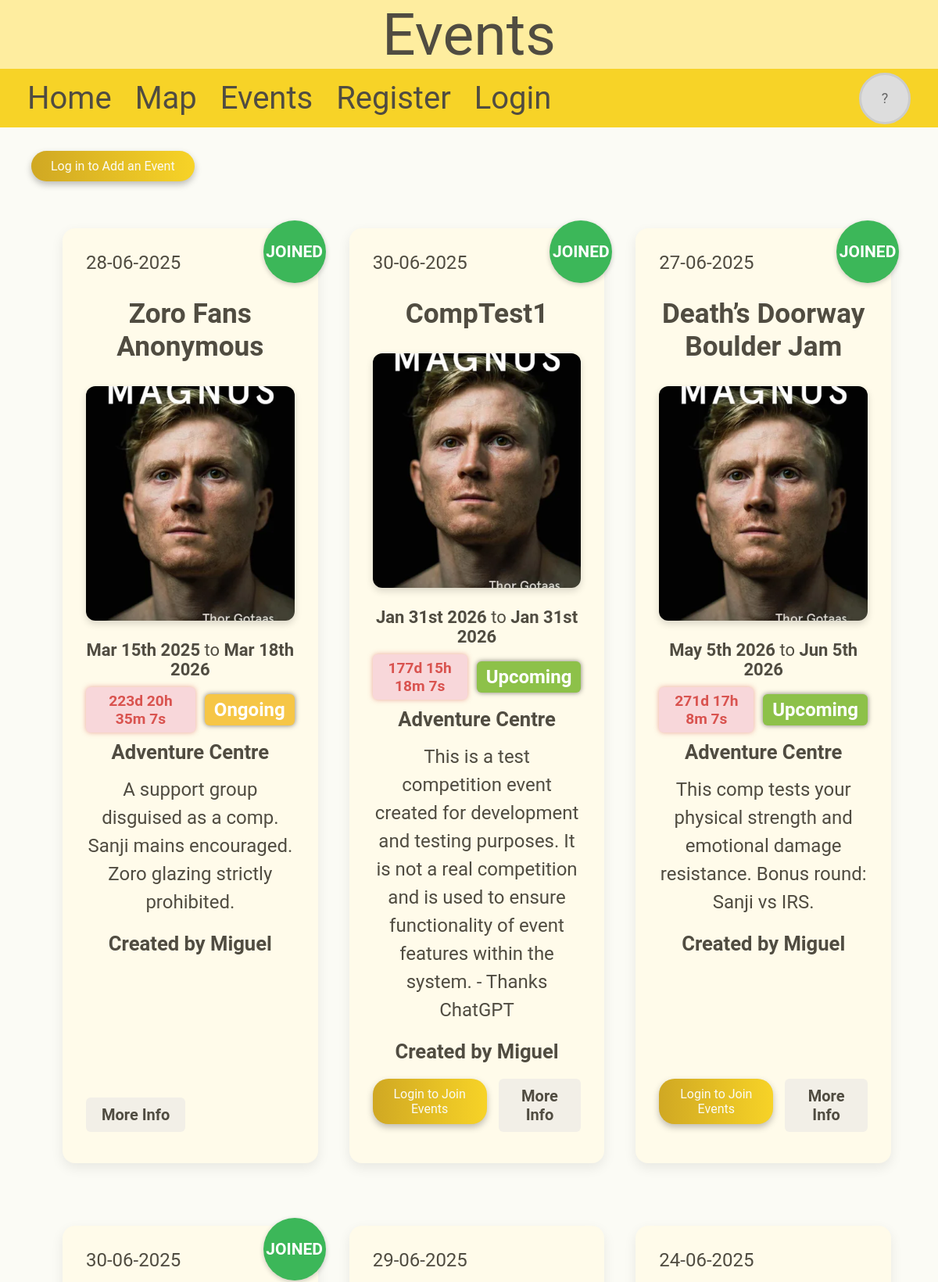
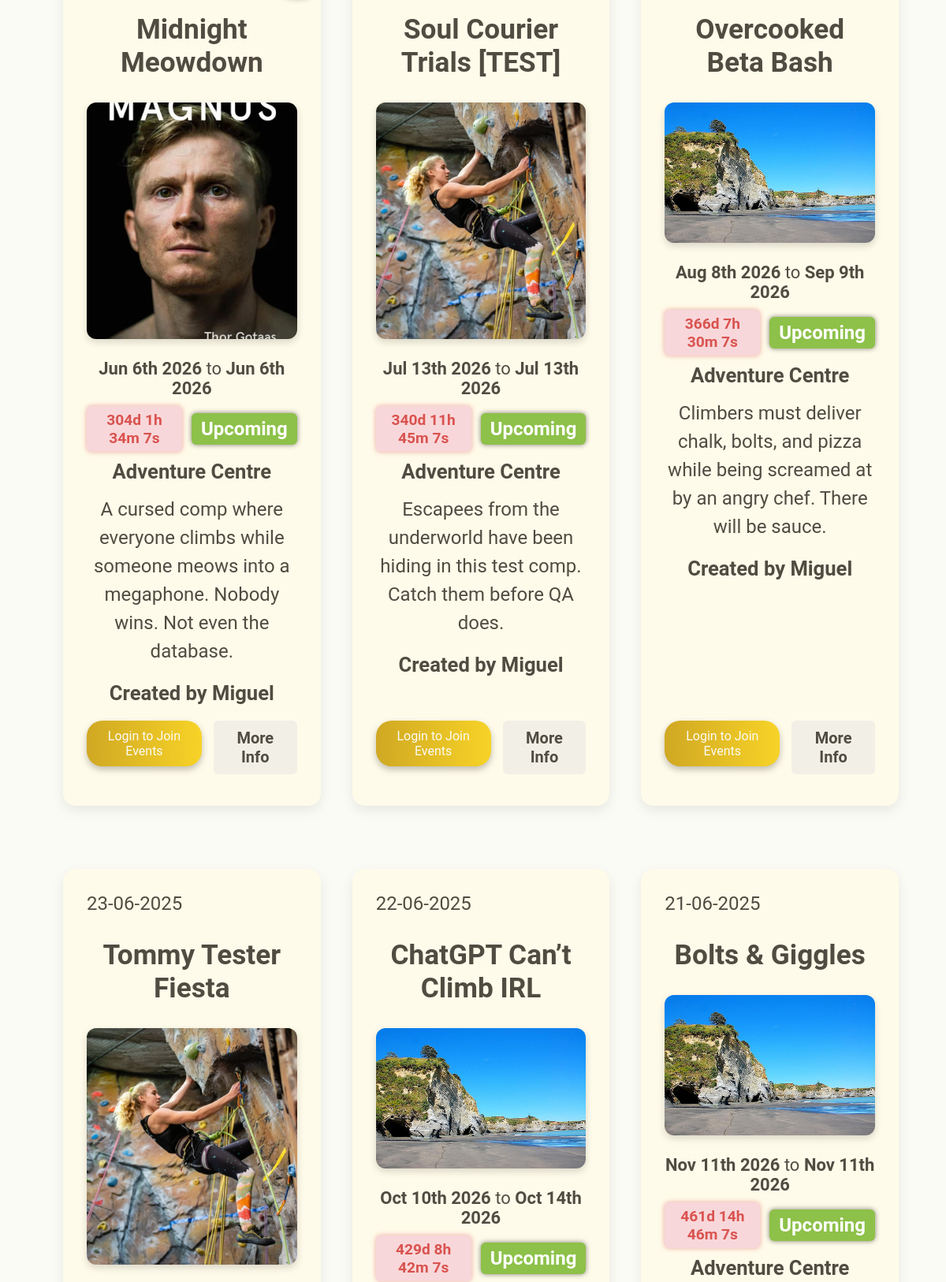
Screenshot of /events (signed in, upper part) with the database file from the repository (2 pictures, top to bottom).
### tables this page shows
CREATE TABLE Event (id INTEGER PRIMARY KEY NOT NULL, name TEXT NOT NULL, post_date TEXT NOT NULL, start_date TEXT NOT NULL, end_date TEXT, description TEXT NOT NULL, full_description TEXT, location TEXT NOT NULL, account_id INTEGER REFERENCES Account (id) NOT NULL, start_time TEXT NOT NULL, end_time TEXT, image TEXT, pending INTEGER (1));

CREATE TABLE Account (id INTEGER PRIMARY KEY NOT NULL, username TEXT (20) NOT NULL UNIQUE, display_name TEXT, password TEXT NOT NULL, profile_picture TEXT, permission_level INTEGER, date TEXT);

### app.py (the view)
@app.route("/events", methods=["GET", "POST"])
def events():
    events = get_events(0)
    return render_template("events.html", header="Events", events=events)

### app.py (called while the page is built)
@app.context_processor
def inject_user():
    return {
        "user_id": session.get("user_id"),
        "username": session.get("username"),
        "profile_picture": session.get("profile_picture"),
        "permission_level": session.get("permission_level"),
        "display_name": session.get("display_name"),
        "date": session.get("date"),
    }

def parse_datetime(date, time):
    day, month, year = map(int, date.split("-")) # Separates day time and month
    hour, minute = map(int, time[:-2].split(":")) # Separates hours and minutes, ignoring the meridian for now
    ampm = time[-2:]
    if ampm == "pm" and hour != 12: # Add 12 hours if its pm and not 12pm
        hour += 12
    if ampm == "am" and hour == 12: # If it's midnight
        hour = 0
    return datetime(year, month, day, hour, minute) # Converts into a python datetime

def event_status(event):
    now = datetime.now() # Gets current time
    start = parse_datetime(event["start_date"], event["start_time"])
    end = parse_datetime(event["end_date"], event["end_time"])
    if start <= now <= end: # If the event has started but not ended
        if (event["joined"]):
            return 0 # Ongoing joined
        else:
            return 1 # Ongoing not joined
    elif now < start:
        if (event["joined"]):
            return 2 # Upcoming joined
        else:
            return 3 # Upcoming not joined
    else:
        return 4 # Concluded

def sort_events(event):
    status = event_status(event)
    if status <= 1 or status == 4: # Ongoing or concluded events are sorted by when they will/have ended
        sort_time = parse_datetime(event["end_date"], event["end_time"])
    else: # Upcoming events are sorted by when they start
        sort_time = parse_datetime(event["start_date"], event["start_time"])
    print(f"Event: {event['name']} | Status: {status} | Sort Time: {sort_time}")
    return(status, sort_time.timestamp())

### templates/events.html (shortened to what this page needs)
{% extends 'layout.html' %}
{% block content %}
    {% if username %}
        <div style="display: flex; justify-content: flex-end; margin-right: 50px;">
            <button class="button" onclick="location.href='/events/add-event'"
            style="font-size: 30px; justify-content: center;  margin-top: 30px; ">
                + Add Event
            </button>
        </div>
    {% else %}
        <button class="button" onclick="location.href='/login'">Log in to Add an Event</button>
    {% endif %}
    <div class="event-grid">
        {% for event in events %}
            <div class="event">
                {% if event["joined"] %}
                    <p class="joined-sticker">Joined</p>
                {% endif %}
                <div class="event-top-info">
                    <div>{{ event["post_date"] }}</div>
                </div>
                <h4>{{ event["name"] }}</h4>
                <div class="event-body">
                    <img src="{{ event['image'] }}" alt="Event image">
                    <div class="event-info">
                        <p style="font-size: 22px; margin-top: 10px;"><strong class="date">{{ event["start_date"] }}</strong> to
                            <strong class="date">{{ event["end_date"] }}</strong></p>
                        <div style="display: flex; gap: 12px; justify-content: center; margin-top: 10px;">
                            <div class="countdown" id="countdown-{{ event['id'] }}">Loading...</div>
                            <div class="event-status" id="event-status-{{ event['id'] }}">Loading...</div>
                        </div>
                        <p style="margin-top: 10px;"><strong>{{ event["location"] }}</strong></p>
                        <p class="description" >{{ event["description"] | replace('\n', '<br>') | safe }}</p>
                        <div style="margin: 20px auto; font-weight: 600;">Created by {{ event["display_name"] }}</div>
                        <div class="event-buttons" style="margin-top: auto;">
                            <form class="event-action-form" method="POST" data-event-id="{{ event['id'] }}">
                                <div class="button-row" style="justify-content: space-between;">
                                    <div class="join-leave-wrapper" id="join-leave-{{ event['id'] }}">
                                        {% if username %}
                                            {% if not event["joined"] %}
                                                <button type="submit" name="action" value="join" class="join-button">Join</button>
                                            {% else %}
                                                <button type="submit" name="action" value="leave" class="leave-button">Leave</button>
                                            {% endif %}
                                        {% else %}
                                            <button type="submit" name="action" value="login" class="button">Login to Join Events</button>
                                        {% endif %}
                                    </div>
                                    <a class="more-info-button" href="/events/{{ event['slug'] }}?id={{ event['id'] }}"
                                    style="margin-top: 0;">More Info</a>
                                </div>
                            </form>
                        </div>
                    </div>
                </div>
            </div>
        {% endfor %}
    </div>
{% endblock %}

### static/css/style.css (style rules this page uses)
:root { --color-cream: #FBFBF5; --color-sunshine: #FEED9F; --color-gold: #F7D327; --color-mustard: #D0A823; --color-charcoal: #504C41; --color-papyrus: #FFFBEA; }
* { font-family: "roboto"; color: var(--color-charcoal); }
body { margin: 0; font-size: 30px; background-color: var(--color-cream); display: flex; flex-direction: column; min-height: 100vh; }
h4 { font-size: 2rem; font-weight: 600; color: var(--color-charcoal); margin-bottom: 10px; }
p { margin: 0; }
form { max-width: 600px; margin: 0 auto; text-align: left; }
form button.button, .popup-inner .button, .btn { margin-top: 0; margin-bottom: 15px; }
.button, label.button { background-image: linear-gradient(to right, var(--color-mustard), var(--color-gold)); border-radius: 20px; border: none; box-shadow: 0 4px 8px rgba(0, 0, 0, 0.25); color: #FBFBF5; font-size: 1rem; text-transform: none; font-weight: normal; text-align: center; cursor: pointer; padding: 10px 25px; transition: transform 0.2s ease, opacity 0.2s ease, box-shadow 0.2s ease; margin-top: 30px; }
img { display: block; width: 100%; max-height: 300px; border-radius: 20px; object-fit: contain; transition: transform 0.3s ease; margin: 0 auto; }
.button-row { display: flex; justify-content: center; gap: 15px; margin: 0 auto; }
.event-grid { display: flex; flex-wrap: wrap; gap: 40px; justify-content: center; padding: 40px; }
.event { position: relative; flex: 1 1 calc(33.333% - 80px); box-sizing: border-box; background-color: var(--color-papyrus); border-radius: 16px; padding: 30px; margin: 20px auto; box-shadow: 0 6px 16px rgba(0, 0, 0, 0.08); max-width: 400px; display: flex; flex-direction: column; gap: 20px; }
.event h4 { font-size: 2.2rem; margin: 10px 0; font-weight: 700; text-align: center; }
.event-top-info { display: flex; justify-content: space-between; flex-wrap: wrap; font-size: 1.5rem; color: #555; }
.event img { max-width: 300px; max-height: 300px; object-fit: cover; border-radius: 12px; box-shadow: 0 4px 10px rgba(0, 0, 0, 0.15); }
.event-body { display: flex; flex-direction: column; gap: 15px; align-items: center; height: 100%; }
.event-info { text-align: center; font-size: 1.6rem; color: var(--color-charcoal); max-width: 600px; display: flex; flex-direction: column; height: 100%; }
.event-info .description { font-size: 1.5rem; line-height: 1.5; margin-top: 15px; }
.countdown { font-weight: 600; font-size: 1.2rem; color: #D9534F; background-color: #F8D7DA; animation: pulse 1s infinite; padding: 6px 12px; border-radius: 6px; user-select: none; box-shadow: 0 0 6px rgba(217, 83, 79, 0.5); align-self: center; }
.event-status { display: flex; align-items: center; align-self: center; font-weight: 600; font-size: 1.5rem; color: white; padding: 6px 12px; border-radius: 6px; box-shadow: 0 0 6px rgba(0, 0, 0, 0.5); }
.more-info-button { display: inline-block; padding: 10px 20px; background-color: #f2efe7; text-decoration: none; border: none; border-radius: 6px; text-align: center; font-size: 16px; cursor: pointer; transition: background-color 0.2s ease; font-weight: 600; font-size: 20px; align-self: center; margin-top: 10px; margin-bottom: 10px; }
.joined-sticker { display: flex; border-radius: 50px; width: 80px; height: 80px; background-color: rgba(60, 183, 89, 1); color: white; font-size: 21px; justify-content: center; align-items: center; align-self: center; font-weight: 600; position: absolute; top: -10px; right: -10px; z-index: 10; box-shadow: 0 2px 6px rgba(0, 0, 0, 0.2); text-transform: uppercase; }

### rows the page displays
Event: shows "JOINED", post_date "28-06-2025", name "Zoro Fans Anonymous", image (picture), location "Adventure Centre", description "A support group disguised as a comp. Sanji mains encouraged. Zoro glazing strictly prohibited.", display_name "Miguel"
Event: shows "JOINED", post_date "30-06-2025", name "CompTest1", image (picture), location "Adventure Centre", description "This is a test competition event created for development and testing purposes. It is not a real competition and is used to ensure functionality of event features within the system. - Thanks ChatGPT", display_name "Miguel", shows "Login to Join Events"
Event: shows "JOINED", post_date "27-06-2025", name "Death’s Doorway Boulder Jam", image (picture), location "Adventure Centre", description "This comp tests your physical strength and emotional damage resistance. Bonus round: Sanji vs IRS.", display_name "Miguel", shows "Login to Join Events"
Event: shows "JOINED", post_date "30-06-2025", name "Midnight Meowdown", image (picture), location "Adventure Centre", description "A cursed comp where everyone climbs while someone meows into a megaphone. Nobody wins. Not even the database.", display_name "Miguel", shows "Login to Join Events"
Event: post_date "29-06-2025", name "Soul Courier Trials [TEST]", image (picture), location "Adventure Centre", description "Escapees from the underworld have been hiding in this test comp. Catch them before QA does.", display_name "Miguel", shows "Login to Join Events"
Event: post_date "24-06-2025", name "Overcooked Beta Bash", image (picture), location "Adventure Centre", description "Climbers must deliver chalk, bolts, and pizza while being screamed at by an angry chef. There will be sauce.", display_name "Miguel", shows "Login to Join Events"
Event: post_date "23-06-2025", name "Tommy Tester Fiesta", image (picture)
Event: post_date "22-06-2025", name "ChatGPT Can’t Climb IRL", image (picture)
Event: post_date "21-06-2025", name "Bolts & Giggles", image (picture), location "Adventure Centre"

### other values shown
{{ header }} "Events"
